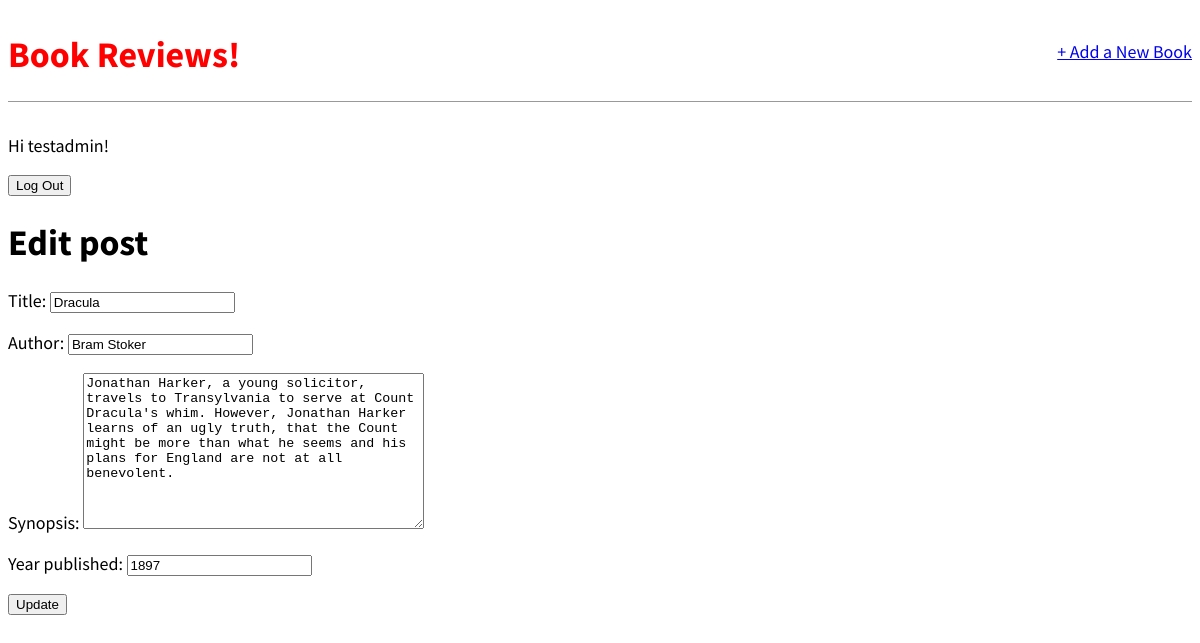
Page /book/4/edit/ (signed in) on the committed database.
### books/models.py (models this page shows, shortened)
class Book(models.Model):
    title = models.CharField(max_length=120)
    author = models.CharField(max_length=50)
    synopsis = models.TextField()
    year_published = models.IntegerField()

### books/views.py (the view, shortened to what this page needs)
# urls.py: path("book/<int:pk>/edit/", BookUpdateView.as_view(), name="book_update"),
class BookUpdateView(LoginRequiredMixin, PermissionRequiredMixin, UpdateView):
    model = Book
    template_name = "book_update.html"
    fields = ["title", "author", "synopsis", "year_published"]
    permission_required = 'user.is_staff'

### books/templates/book_update.html
{% extends "base.html" %}
    {% block content %}
        <h1>Edit post</h1>
            <form action="" method="post">{% csrf_token %}
                {{ form.as_p }}
                <input type="submit" value="Update">
            </form>
{% endblock content %}

### books/templates/base.html (shortened to what this page needs)
{% load static %}
<html>
    <head>
        <link href="{% static 'css/base.css' %}" rel="stylesheet" s>
    </head>
    <body>
        <div>
            <header>
                <div class="nav-left">
                    <h1><a href="{% url 'home' %}">Book Reviews!</a></h1>
                </div>
                {% if user.is_authenticated%}
                <div class="nav-right">
                    <a href="{% url 'book_new' %}">+ Add a New Book</a>
                </div>
                {% endif%}
            </header>
            {% if user.is_authenticated %}
                <p>Hi {{ user.username }}!</p>
                <form method="post" action="{% url 'logout' %}">
                    <button type="submit">Log Out</button>
                </form>
            {% else %}
                <p>You are not logged in.</p>
                <a href="{% url 'login' %}">Log In</a>|
                <a href="{% url 'signup' %}">Sign Up</a>
            {% endif %}
        <div>
            {% block content %}
            {% endblock content %}
        </div>
    </body>
</html>

### static/css/base.css (style rules this page uses)
body { font-family: 'Source Sans Pro', sans-serif; font-size: 18px; }
header { border-bottom: 1px solid #999; margin-bottom: 2rem; display: flex; }
header h1 a { color: red; text-decoration: none; }
.nav-left { margin-right: auto; }
.nav-right { display: flex; padding-top: 2rem; }

### rows in the picture
Book: title "Dracula", author "Bram Stoker", synopsis "Jonathan Harker, a young solicitor, travels to Transylvania to serve at Count Dracula's whim. However, Jonathan Harker learns of an ugly truth, that the Count might be more than what he seems and his plans for England are not at all benevolent.", year_published "1897"

### other values in the picture
{{ user.username }} "testadmin"
